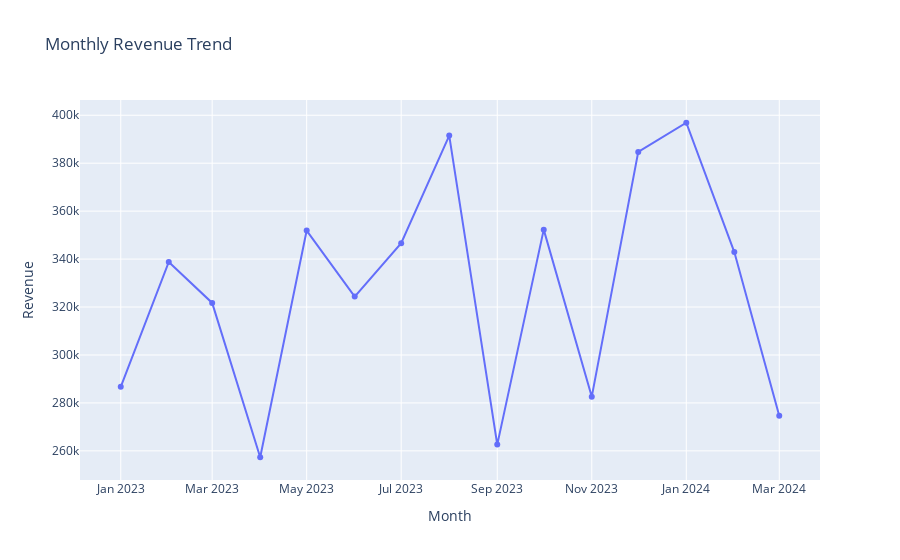

The cell this chart's notebook holds for it:
### Markdown cell above
### **Sales analysis**

### Code cell
# Monthly revenue trend
if 'order_month' in df and 'total_amount' in df:
    monthly_rev = df.groupby('order_month', as_index=False)['total_amount'].sum()
    fig = px.line(monthly_rev, x='order_month', y='total_amount', title='Monthly Revenue Trend', markers=True)
    fig.update_layout(xaxis_title='Month', yaxis_title='Revenue')
    fig.show()

# Revenue by day of week
if 'order_day' in df and 'total_amount' in df:
    day_rev = df.groupby('order_day', as_index=False)['total_amount'].sum()
    order_day = ['Monday','Tuesday','Wednesday','Thursday','Friday','Saturday','Sunday']
    day_rev['order_day'] = pd.Categorical(day_rev['order_day'], categories=order_day, ordered=True)
    day_rev = day_rev.sort_values('order_day')
    plt.figure(figsize=(8,4))
    sns.barplot(data=day_rev, x='order_day', y='total_amount')
    plt.title('Revenue by Day of Week'); plt.xlabel('Day'); plt.ylabel('Revenue')
    plt.tight_layout(); plt.show()

# Product category performance
if 'product_category' in df and 'total_amount' in df:
    cat_perf = df.groupby('product_category', as_index=False).agg(
        revenue=('total_amount','sum'),
        orders=('order_id','nunique'),
        avg_order_value=('total_amount','mean')
    ).sort_values('revenue', ascending=False)
    display(cat_perf.head(10))

    plt.figure(figsize=(10,5))
    sns.barplot(data=cat_perf, x='product_category', y='revenue', order=cat_perf['product_category'])
    plt.xticks(rotation=45, ha='right')
    plt.title('Revenue by Product Category'); plt.ylabel('Revenue'); plt.xlabel('Product Category')
    plt.tight_layout(); plt.show()

# Impact of discounts (distribution and relation)
if 'discount_rate' in df and 'total_amount' in df:
    plt.figure(figsize=(7,4))
    sns.histplot(df['discount_rate'], bins=30)
    plt.title('Distribution of Discount Rate'); plt.xlabel('Discount Rate'); plt.ylabel('Orders'); plt.tight_layout(); plt.show()

    samp = df.sample(min(3000, len(df)), random_state=42)
    plt.figure(figsize=(7,5))
    sns.scatterplot(data=samp, x='discount_rate', y='total_amount', alpha=0.35)
    plt.title('Discount Rate vs Order Revenue'); plt.xlabel('Discount Rate'); plt.ylabel('Order Revenue')
    plt.tight_layout(); plt.show()

### Figure 1 — Plotly figure (JSON) as saved in the notebook; plotly's stock layout.template omitted (floating-point values rounded to 4 significant figures)
{"data": [{"hovertemplate": "order_month=%{x}<br>total_amount=%{y}<extra></extra>", "legendgroup": "", "line": {"color": "#636efa", "dash": "solid"}, "marker": {"symbol": "circle"}, "mode": "lines+markers", "name": "", "orientation": "v", "showlegend": false, "type": "scatter", "x": ["2023-01", "2023-02", "2023-03", "2023-04", "2023-05", "2023-06", "2023-07", "2023-08", "2023-09", "2023-10", "2023-11", "2023-12", "2024-01", "2024-02", "2024-03"], "xaxis": "x", "y": [286700.0, 338800.0, 321700.0, 257300.0, 351900.0, 324400.0, 346600.0, 391500.0, 262600.0, 352300.0, 282600.0, 384700.0, 396900.0, 342900.0, 274600.0], "yaxis": "y"}], "layout": {"autosize": true, "legend": {"tracegroupgap": 0}, "title": {"text": "Monthly Revenue Trend"}, "xaxis": {"anchor": "y", "autorange": true, "domain": [0, 1], "range": ["2022-12-05 03:06:27.6311", "2024-03-27 20:53:32.3689"], "title": {"text": "Month"}, "type": "date"}, "yaxis": {"anchor": "x", "autorange": true, "domain": [0, 1], "range": [245800.0, 408400.0], "title": {"text": "Revenue"}, "type": "linear"}}}
